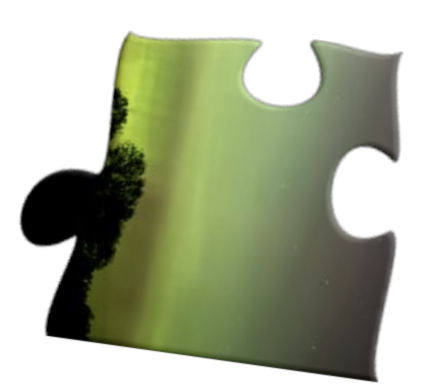
#> input picture images_solved_no_color/pieces/aurora12/piece_0.png, 425 x 385 px, found by its file name
$ python temp.py
#> lines starting #> are read from the running program, lines starting #| are printed output that depends on the picture
import cv2
import numpy as np


def rotate_image(image, angle):
    h, w = image.shape[:2]
    center = (w // 2, h // 2)
    matrix = cv2.getRotationMatrix2D(center, angle, 1.0)
    rotated = cv2.warpAffine(image, matrix, (w, h))
    return rotated


def match_score(contour1, contour2):
    return cv2.matchShapes(contour1, contour2, cv2.CONTOURS_MATCH_I1, 0.0)


def join_pieces(p1, p2):
    contours1, _ = cv2.findContours(p1, cv2.RETR_EXTERNAL, cv2.CHAIN_APPROX_SIMPLE)
    contours2, _ = cv2.findContours(p2, cv2.RETR_EXTERNAL, cv2.CHAIN_APPROX_SIMPLE)

    best_score = float("inf")
    best_combined = None

    for angle in [0, 90, 180, 270]:
        rotated = rotate_image(p2, angle)
        for c1 in contours1:
            for c2 in contours2:
                score = match_score(c1, c2)
                if score < best_score:
                    best_score = score
                    best_combined = np.hstack((p1, rotated))  # Example merge

    return best_score, best_combined


# Example usage
p1 = cv2.imread(
    "/Users/devanshu/Documents/Code/1_code/jigsaw-puzzle-solver/images/pieces/aurora12/piece_0.png",
    cv2.IMREAD_GRAYSCALE,
)
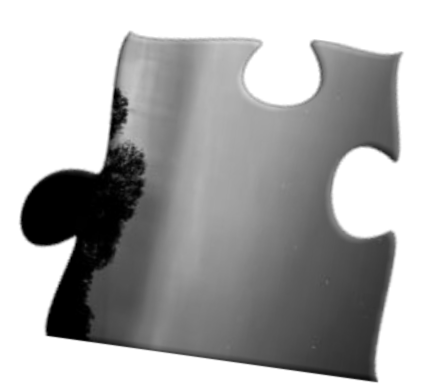
#> p1: shape (385, 425); min 0, max 255, mean 170.4
p2 = cv2.imread(
    "/Users/devanshu/Documents/Code/1_code/jigsaw-puzzle-solver/images/pieces/aurora12/piece_1.png",
    cv2.IMREAD_GRAYSCALE,
)
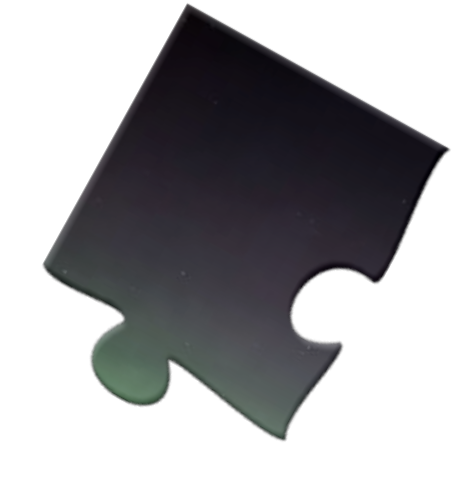
#> input picture images_solved_no_color/pieces/aurora12/piece_1.png, 456 x 485 px, found by its file name
#> p2: shape (485, 456); min 0, max 255, mean 165.5

score, combined = join_pieces(p1, p2)
#> in join_pieces, `contours1, _ = cv2.findContours(p1, cv2.RETR_EXTERNAL, cv2.CHAIN_APPRO..`: contours1 = [[[0, 0], [0, 384], [424, 384], [424, 0]]]
#> in join_pieces, `contours2, _ = cv2.findContours(p2, cv2.RETR_EXTERNAL, cv2.CHAIN_APPRO..`: contours2 = [[[0, 0], [0, 484], [455, 484], [455, 0]]]
#> after the loop in join_pieces, `for angle in [0, 90, 180, 270]:`: best_score = 0.0312
#> (the run stopped early here; a loop or call above may not have finished)
